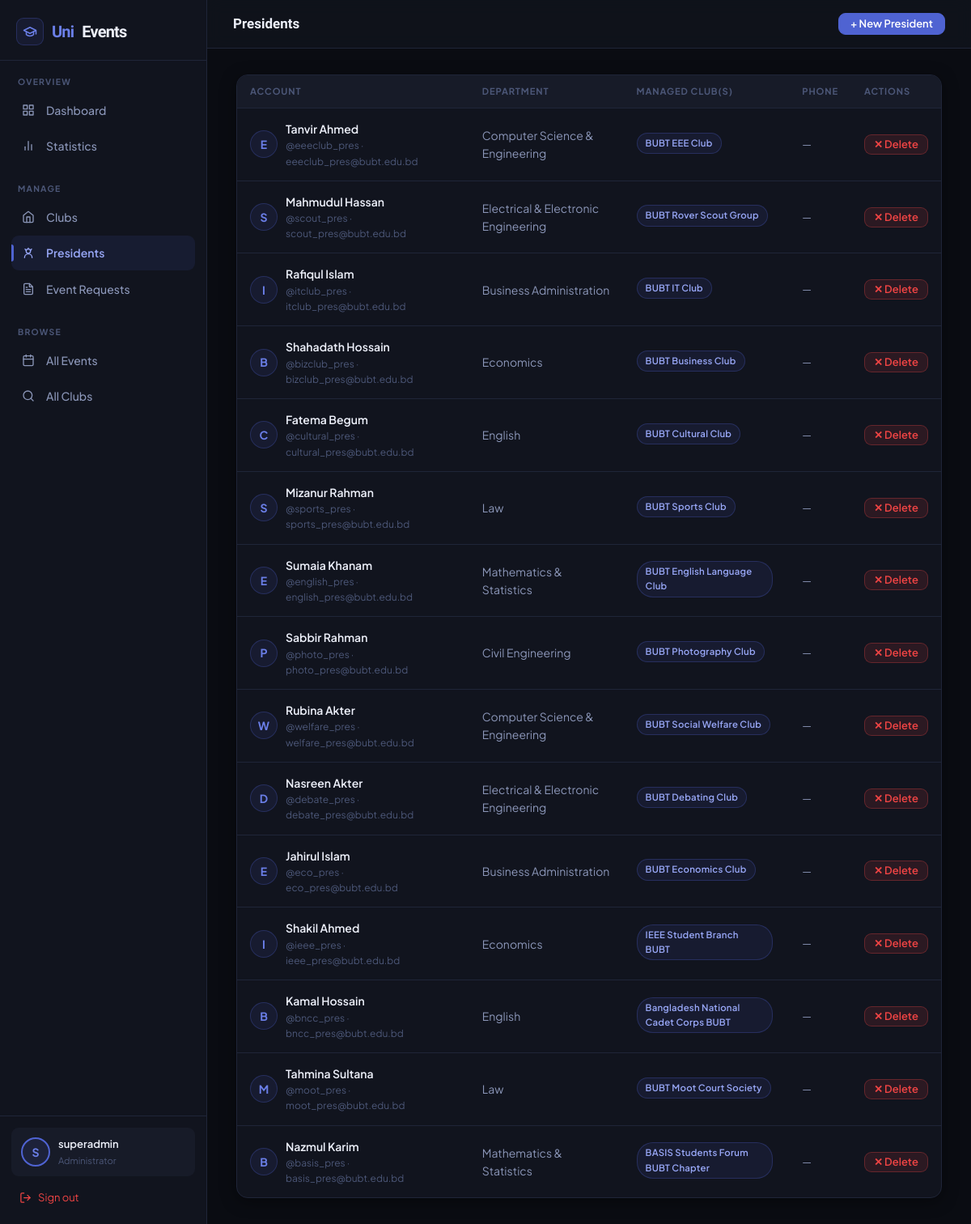
The app's page /dashboard/admin/presidents/ (signed in) with its own data.
### accounts/models.py (models this page shows, shortened)
class CustomUser(AbstractUser):
    USER_TYPE_CHOICES = (
        ('student', 'Student'),
        ('faculty', 'Faculty'),
        ('admin', 'Administrator'),
        ('president', 'President'),
    )
    user_type = models.CharField(max_length=20, choices=USER_TYPE_CHOICES, default='student')
    student_id = models.CharField(max_length=20, blank=True, null=True)
    phone = models.CharField(max_length=15, blank=True, null=True)
    profile_picture = models.ImageField(upload_to='profile_pics/', blank=True, null=True)
    bio = models.TextField(blank=True, null=True)
    department = models.CharField(max_length=100, blank=True, null=True)
    intake = models.CharField(max_length=20, blank=True, null=True, help_text="e.g. 49, 50, Fall-2022")
    year = models.IntegerField(blank=True, null=True)
    is_verified = models.BooleanField(default=False)

### clubs/models.py (models this page shows, shortened)
class Club(models.Model):
    STATUS_CHOICES = (
        ('active', 'Active'),
        ('inactive', 'Inactive'),
        ('pending', 'Pending Approval'),
    )
    name = models.CharField(max_length=200)
    slug = models.SlugField(unique=True)
    description = models.TextField()
    short_description = models.CharField(max_length=300, blank=True, null=True)
    category = models.ForeignKey(ClubCategory, on_delete=models.SET_NULL, null=True, blank=True)
    logo = models.ImageField(upload_to='club_logos/', blank=True, null=True)
    banner = models.ImageField(upload_to='club_banners/', blank=True, null=True)
    president = models.ForeignKey(settings.AUTH_USER_MODEL, on_delete=models.CASCADE, related_name='president_of')
    vice_president = models.ForeignKey(settings.AUTH_USER_MODEL, on_delete=models.SET_NULL, null=True, blank=True, related_name='vice_president_of')
    faculty_advisor = models.ForeignKey(settings.AUTH_USER_MODEL, on_delete=models.SET_NULL, null=True, blank=True, related_name='faculty_advisor_of')
    email = models.EmailField(blank=True, null=True)
    website = models.URLField(blank=True, null=True)
    social_facebook = models.URLField(blank=True, null=True)
    social_instagram = models.URLField(blank=True, null=True)
    social_linkedin = models.URLField(blank=True, null=True)
    status = models.CharField(max_length=20, choices=STATUS_CHOICES, default='pending')
    established_date = models.DateField(default=timezone.now)
    created_at = models.DateTimeField(auto_now_add=True)
    updated_at = models.DateTimeField(auto_now=True)
    class Meta:
        ordering = ['name']

### dashboard/views.py (the view)
# urls.py: path('admin/presidents/', views.admin_president_list, name='admin_president_list'),
@login_required
def admin_president_list(request):
    if not is_admin(request.user):
        return redirect('dashboard')
    presidents = CustomUser.objects.filter(user_type='president').prefetch_related('president_of')
    context = {'presidents': presidents}
    return render(request, 'dashboard/admin/president_list.html', context)

### dashboard/views.py (called while the page is built)
def is_admin(user):
    return user.is_authenticated and (user.is_staff or user.user_type == 'admin')

### templates/dashboard/admin/president_list.html (shortened to what this page needs)
{% extends 'base.html' %}
{% block page_title %}Presidents{% endblock %}
{% block topbar_actions %}
  <a href="{% url 'admin_president_create' %}" class="btn btn-primary btn-sm">+ New President</a>
{% endblock %}
{% block app_content %}
<div class="card fade-up" style="padding:0;overflow:hidden">
  <table class="data-table">
    <thead>
      <tr>
        <th>Account</th>
        <th>Department</th>
        <th>Managed Club(s)</th>
        <th>Phone</th>
        <th>Actions</th>
      </tr>
    </thead>
    <tbody>
      {% for president in presidents %}
      <tr>
        <td>
          <div style="display:flex;align-items:center;gap:10px">
            <div style="width:34px;height:34px;border-radius:50%;background:var(--a-bg);border:1px solid var(--a-border);display:flex;align-items:center;justify-content:center;font-size:0.875rem;font-weight:700;color:var(--a2);flex-shrink:0;overflow:hidden">
              {% if president.profile_picture %}<img src="{{ president.profile_picture.url }}" style="width:100%;height:100%;object-fit:cover;border-radius:50%">
              {% else %}{{ president.username|slice:":1"|upper }}{% endif %}
            </div>
            <div>
              <div style="font-weight:600;color:var(--txt);font-size:0.875rem">
                {{ president.get_full_name|default:president.username }}
              </div>
              <div style="font-size:0.75rem;color:var(--txt3)">@{{ president.username }} · {{ president.email }}</div>
            </div>
          </div>
        </td>
        <td style="font-size:0.875rem;color:var(--txt2)">{{ president.department|default:"—" }}</td>
        <td>
          {% for club in president.president_of.all %}
            <span class="badge badge-accent" style="margin-right:4px;margin-bottom:3px">{{ club.name }}</span>
          {% empty %}
            <span style="color:var(--txt3);font-size:0.8rem">No club assigned</span>
          {% endfor %}
        </td>
        <td style="font-size:0.8125rem;color:var(--txt2)">{{ president.phone|default:"—" }}</td>
        <td>
          {% if president.username != 'superadmin' %}
          <a href="{% url 'admin_president_delete' president.id %}" class="btn btn-danger btn-sm" style="padding:5px 11px">✕ Delete</a>
          {% else %}
          <span style="font-size:0.75rem;color:var(--txt3)">Protected</span>
          {% endif %}
        </td>
      </tr>
      {% empty %}
      <tr>
        <td colspan="5" style="text-align:center;padding:40px 0;color:var(--txt3)">
          No president accounts yet. <a href="{% url 'admin_president_create' %}" style="color:var(--a2)">Create one →</a>
        </td>
      </tr>
      {% endfor %}
    </tbody>
  </table>
</div>
{% endblock %}

### templates/base.html (shortened to what this page needs)
{% load static %}
<!DOCTYPE html>
<html lang="en">
<head>
</head>
<body>
{% if user.is_authenticated and request.resolver_match.url_name not in 'home,club_list,club_detail,event_list,event_detail,join_club,register,login' %}
<div class="app-layout">
  <aside class="sidebar">
    <div class="sidebar-brand">
      <a href="{% url 'home' %}">
        <div class="sb-icon"><svg width="18" height="18" viewBox="0 0 24 24" fill="none" stroke="currentColor" stroke-width="2" stroke-linecap="round" stroke-linejoin="round" style="color:var(--a2)"><path d="M22 10v6M2 10l10-5 10 5-10 5z"/><path d="M6 12v5c3 3 9 3 12 0v-5"/></svg></div>
        Uni<span>Events</span>
      </a>
    </div>
    {% if user.is_staff or user.user_type == 'admin' %}
    <div class="sb-section">
      <div class="sb-label">Overview</div>
      <ul class="sb-nav">
        <li><a href="{% url 'admin_dashboard' %}" class="{% if request.resolver_match.url_name == 'admin_dashboard' %}active{% endif %}">
          <span class="sb-icon2"><svg width="16" height="16" viewBox="0 0 24 24" fill="none" stroke="currentColor" stroke-width="2" stroke-linecap="round" stroke-linejoin="round"><rect x="3" y="3" width="7" height="7"/><rect x="14" y="3" width="7" height="7"/><rect x="14" y="14" width="7" height="7"/><rect x="3" y="14" width="7" height="7"/></svg></span> Dashboard
        </a></li>
        <li><a href="{% url 'admin_statistics' %}" class="{% if request.resolver_match.url_name == 'admin_statistics' %}active{% endif %}">
          <span class="sb-icon2"><svg width="16" height="16" viewBox="0 0 24 24" fill="none" stroke="currentColor" stroke-width="2" stroke-linecap="round" stroke-linejoin="round"><line x1="18" y1="20" x2="18" y2="10"/><line x1="12" y1="20" x2="12" y2="4"/><line x1="6" y1="20" x2="6" y2="14"/></svg></span> Statistics
        </a></li>
      </ul>
    </div>
    <div class="sb-section">
      <div class="sb-label">Manage</div>
      <ul class="sb-nav">
        <li><a href="{% url 'admin_club_list' %}" class="{% if 'club' in request.resolver_match.url_name %}active{% endif %}">
          <span class="sb-icon2"><svg width="16" height="16" viewBox="0 0 24 24" fill="none" stroke="currentColor" stroke-width="2" stroke-linecap="round" stroke-linejoin="round"><path d="M3 9l9-7 9 7v11a2 2 0 01-2 2H5a2 2 0 01-2-2z"/><polyline points="9 22 9 12 15 12 15 22"/></svg></span> Clubs
        </a></li>
        <li><a href="{% url 'admin_president_list' %}" class="{% if 'president' in request.resolver_match.url_name %}active{% endif %}">
          <span class="sb-icon2"><svg width="16" height="16" viewBox="0 0 24 24" fill="none" stroke="currentColor" stroke-width="2" stroke-linecap="round" stroke-linejoin="round"><circle cx="12" cy="8" r="4"/><path d="M5 20a7 7 0 0114 0"/><path d="M8 7l-2-3M16 7l2-3M12 4V2"/></svg></span> Presidents
        </a></li>
        <li><a href="{% url 'admin_event_requests' %}" class="{% if 'event_request' in request.resolver_match.url_name %}active{% endif %}">
          <span class="sb-icon2"></span> Event Requests
        </a></li>
      </ul>
    </div>
    <div class="sb-section">
      <div class="sb-label">Browse</div>
      <ul class="sb-nav">
        <li><a href="{% url 'event_list' %}"><span class="sb-icon2"><svg width="16" height="16" viewBox="0 0 24 24" fill="none" stroke="currentColor" stroke-width="2" stroke-linecap="round" stroke-linejoin="round"><rect x="3" y="4" width="18" height="18" rx="2" ry="2"/><line x1="16" y1="2" x2="16" y2="6"/><line x1="8" y1="2" x2="8" y2="6"/><line x1="3" y1="10" x2="21" y2="10"/></svg></span> All Events</a></li>
        <li><a href="{% url 'club_list' %}"><span class="sb-icon2"><svg width="16" height="16" viewBox="0 0 24 24" fill="none" stroke="currentColor" stroke-width="2" stroke-linecap="round" stroke-linejoin="round"><circle cx="11" cy="11" r="8"/><line x1="21" y1="21" x2="16.65" y2="16.65"/></svg></span> All Clubs</a></li>
      </ul>
    </div>
    {% endif %}
    <div class="sb-footer">
      <div class="sb-user">
        <div class="sb-avatar">
          {% if user.profile_picture %}<img src="{{ user.profile_picture.url }}" style="width:100%;height:100%;object-fit:cover;border-radius:50%;">
          {% else %}{{ user.username|slice:":1"|upper }}{% endif %}
        </div>
        <div style="flex:1;min-width:0;">
          <div class="sb-name">{{ user.get_full_name|default:user.username|truncatechars:18 }}</div>
          <div class="sb-role">{{ user.get_user_type_display }}</div>
        </div>
      </div>
      <a href="{% url 'logout' %}" class="sb-logout">
        <svg width="15" height="15" viewBox="0 0 24 24" fill="none" stroke="currentColor" stroke-width="2" stroke-linecap="round" stroke-linejoin="round"><path d="M9 21H5a2 2 0 01-2-2V5a2 2 0 012-2h4"/><polyline points="16 17 21 12 16 7"/><line x1="21" y1="12" x2="9" y2="12"/></svg> Sign out
      </a>
    </div>
  </aside>
  <div class="app-main">
    <div class="app-topbar">
      <span class="app-topbar-title">{% block page_title %}{% endblock %}</span>
      <div class="app-topbar-right">{% block topbar_actions %}{% endblock %}</div>
    </div>
    <div class="app-content">
      {% block app_content %}{% endblock %}
    </div>
  </div>
</div>
{% endif %}
</body>
</html>

### records on screen
CustomUser: username "S", get_full_name "superadmin", user_type "Administrator"
CustomUser: username "E", get_full_name "Tanvir Ahmed", username "eeeclub_pres", email "eeeclub_pres@bubt.edu.bd", department "Computer Science & Engineering", phone "—", shows "✕ Delete"
Club: name "BUBT EEE Club"
CustomUser: username "S", get_full_name "Mahmudul Hassan", username "scout_pres", email "scout_pres@bubt.edu.bd", department "Electrical & Electronic Engineering", phone "—", shows "✕ Delete"
Club: name "BUBT Rover Scout Group"
CustomUser: username "I", get_full_name "Rafiqul Islam", username "itclub_pres", email "itclub_pres@bubt.edu.bd", department "Business Administration", phone "—", shows "✕ Delete"
Club: name "BUBT IT Club"
CustomUser: username "B", get_full_name "Shahadath Hossain", username "bizclub_pres", email "bizclub_pres@bubt.edu.bd", department "Economics", phone "—", shows "✕ Delete"
Club: name "BUBT Business Club"
CustomUser: username "C", get_full_name "Fatema Begum", username "cultural_pres", email "cultural_pres@bubt.edu.bd", department "English", phone "—", shows "✕ Delete"
Club: name "BUBT Cultural Club"
CustomUser: username "S", get_full_name "Mizanur Rahman", username "sports_pres", email "sports_pres@bubt.edu.bd", department "Law", phone "—", shows "✕ Delete"
Club: name "BUBT Sports Club"
CustomUser: username "E", get_full_name "Sumaia Khanam", username "english_pres", email "english_pres@bubt.edu.bd", department "Mathematics & Statistics", phone "—", shows "✕ Delete"
Club: name "BUBT English Language Club"
CustomUser: username "P", get_full_name "Sabbir Rahman", username "photo_pres", email "photo_pres@bubt.edu.bd", department "Civil Engineering", phone "—", shows "✕ Delete"
Club: name "BUBT Photography Club"
CustomUser: username "W", get_full_name "Rubina Akter", username "welfare_pres", email "welfare_pres@bubt.edu.bd", department "Computer Science & Engineering", phone "—", shows "✕ Delete"
Club: name "BUBT Social Welfare Club"
CustomUser: username "D", get_full_name "Nasreen Akter", username "debate_pres", email "debate_pres@bubt.edu.bd", department "Electrical & Electronic Engineering", phone "—", shows "✕ Delete"
Club: name "BUBT Debating Club"
CustomUser: username "E", get_full_name "Jahirul Islam", username "eco_pres", email "eco_pres@bubt.edu.bd", department "Business Administration", phone "—", shows "✕ Delete"
Club: name "BUBT Economics Club"
CustomUser: username "I", get_full_name "Shakil Ahmed", username "ieee_pres", email "ieee_pres@bubt.edu.bd", department "Economics", phone "—", shows "✕ Delete"
Club: name "IEEE Student Branch BUBT"
CustomUser: username "B", get_full_name "Kamal Hossain", username "bncc_pres", email "bncc_pres@bubt.edu.bd", department "English", phone "—", shows "✕ Delete"
Club: name "Bangladesh National Cadet Corps BUBT"
CustomUser: username "M", get_full_name "Tahmina Sultana", username "moot_pres", email "moot_pres@bubt.edu.bd", department "Law", phone "—", shows "✕ Delete"
Club: name "BUBT Moot Court Society"
CustomUser: username "B", get_full_name "Nazmul Karim", username "basis_pres", email "basis_pres@bubt.edu.bd", department "Mathematics & Statistics", phone "—", shows "✕ Delete"
Club: name "BASIS Students Forum BUBT Chapter"
